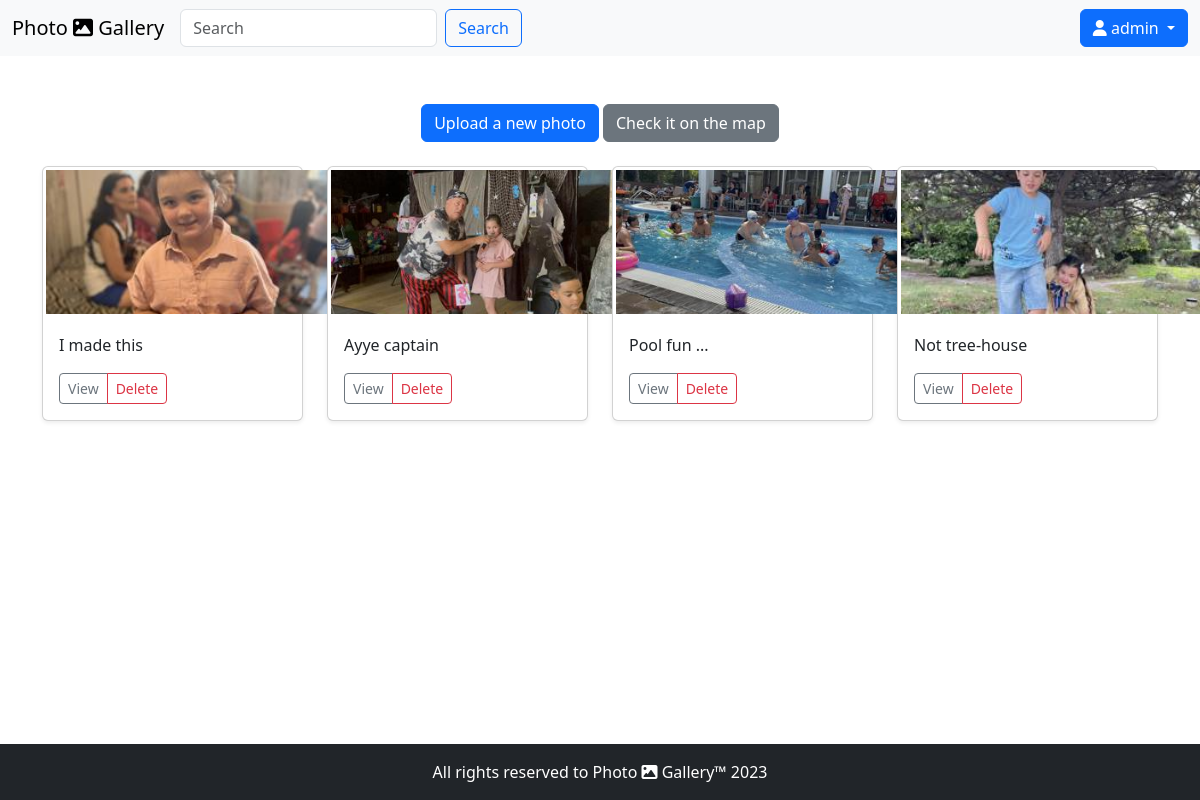
Page /album/1/ (signed in) on the committed database.
### base/models.py (models this page shows, shortened)
class Photo(models.Model):
    title = models.CharField(max_length=70)
    image = models.ImageField()
    date = models.DateField(auto_now_add=True)
    latitude = models.FloatField(blank=True, null=True)
    longitude = models.FloatField(blank=True, null=True)
    thumbnail = models.ImageField(blank=True, null=True)
    album = models.ForeignKey(Album, on_delete=models.CASCADE)

### base/views.py (the view)
# urls.py: path("album/<pk>/", views.album, name="album"),
@login_required(login_url="login")
def album(request, pk):
    album = Album.objects.get(id=pk)
    photos = album.photo_set.all()
    context = {"photos": photos, "album": album}
    return render(request, "album.html", context)

### templates/album.html (shortened to what this page needs)
{% extends "base.html" %}
{% load static %}
{% block content %}
    <div class="row text-center">
        <div class="col-lg-12">
            <a href="{% url 'upload' %}" class="btn btn-primary float-right mt-4">Upload a new photo</a>
            <a href="/map/{{ album.id }}/"
               class="btn btn-secondary float-right mt-4">Check it on the map</a>
        </div>
    </div>
    <div class="row">
        {% for photo in photos %}
            <div class="col-lg-3 col-md-6 col-sm-12 mt-4">
                <div class="card shadow-sm">
                    <a data-fancybox="gallery" href="{{ photo.image.url }}">
                        <img src="{{ photo.thumbnail.url }}"
                             width="305px"
                             height="150px"
                             alt="{{ photo.title }}"
                             style="object-fit:cover;
                                    padding:3px">
                    </a>
                    <div class="card-body">
                        <p class="card-text">{{ photo.title }}</p>
                        <div class="d-flex justify-content-between align-items-center">
                            <div class="btn-group">
                                <button type="button" class="btn btn-sm btn-outline-secondary">View</button>
                                <a href="/{{ photo.id }}/delete/" class="btn btn-sm btn-outline-danger">Delete</a>
                            </div>
                        </div>
                    </div>
                </div>
            </div>
        {% endfor %}
    </div>
{% endblock %}

### templates/base.html (shortened to what this page needs)
{% load static %}
<!DOCTYPE html>
<html lang="en">
    <head>
        <link rel="stylesheet"
              href="https://cdn.jsdelivr.net/npm/bootstrap@5.3.1/dist/css/bootstrap.min.css">
        <link rel="stylesheet"
              href="https://cdn.jsdelivr.net/npm/@fancyapps/ui@5.0/dist/fancybox/fancybox.css" />
        <link rel="stylesheet"
              href="https://unpkg.com/leaflet@1.9.4/dist/leaflet.css"
 />
        <link rel="stylesheet"
              href="https://cdnjs.cloudflare.com/ajax/libs/font-awesome/6.4.2/css/all.min.css"
 />
    </head>
    <body class="d-flex flex-column h-100">
        <nav class="navbar navbar-expand-lg bg-light">
            <div class="container-fluid">
                <div class="collapse navbar-collapse" id="navbarTogglerDemo01">
                    <a class="navbar-brand" href="{% url 'index' %}">Photo <i class="fa-solid fa-image"></i> Gallery</a>
                    {% if user.is_authenticated %}
                        <ul class="navbar-nav me-auto mb-2 mb-lg-0">
                            <form class="d-flex d-inline">
                                <input class="form-control me-2 w-100" type="search" placeholder="Search" aria-label="Search">
                                <button class="btn btn-outline-primary" type="submit">Search</button>
                            </form>
                        </ul>
                        <div class="btn-group">
                            <button type="button" class="btn btn-primary dropdown-toggle" data-bs-toggle="dropdown" aria-expanded="false">
                                <i class="fa-solid fa-user"> </i>  {{ user.username }}
                            </button>
                        </div>
                    {% endif %}
                </div>
            </div>
        </nav>
        <main class="flex-shrink-0">
            <br>
            <div class="container">
                {% block content %}{% endblock %}
            </div>
        </main>
        <br>
        <footer class="footer fixed-bottom mb-auto py-3 bg-dark text-white">
            <div class="container text-center">
                <span class="text-white ">All rights reserved to Photo <i class="fa-solid fa-image"></i>
                {% if year == "2023" %}
                Gallery&trade; 2023-{{ year }}</span>
                {% else %}
                Gallery&trade; 2023</span>
                {% endif %}
            </div>
        </footer>
    </body>
</html>

### rows in the picture
Photo: thumbnail (picture), title "I made this"
Photo: thumbnail (picture), title "Ayye captain"
Photo: thumbnail (picture), title "Pool fun ..."
Photo: thumbnail (picture), title "Not tree-house"

### other values in the picture
{{ user.username }} "admin"
